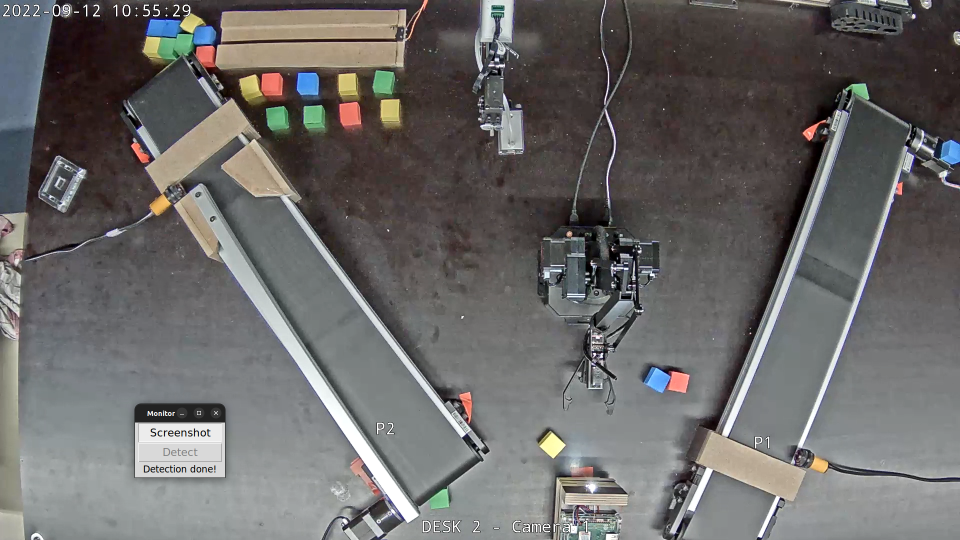
#> input picture pic.png, 1920 x 1080 px, found by its file name (shown at 1/2 size)
$ python main_linux.py
#> lines starting #> are read from the running program, lines starting #| are printed output that depends on the picture; after the words box and inside, x2 and y2 are one past the last pixel; in counts of white or black regions, pixels touching at a corner belong together
#> further down, frame is the input picture: shape (1080, 1920, 3); mean B, G, R 103.8, 104.8, 106.4
### src/inQuadrilateralArea.py

# judge whether the testPoint falls in a quadrilateral area
def inQuadrilateralArea(LBPoint, LTPoint, RTPoint, RBPoint, testPoint):
    a = (LTPoint[0]-LBPoint[0])*(testPoint[1]-LBPoint[1])-(LTPoint[1]-LBPoint[1])*(testPoint[0]-LBPoint[0])
    b = (RTPoint[0]-LTPoint[0])*(testPoint[1]-LTPoint[1])-(RTPoint[1]-LTPoint[1])*(testPoint[0]-LTPoint[0])
    c = (RBPoint[0]-RTPoint[0])*(testPoint[1]-RTPoint[1])-(RBPoint[1]-RTPoint[1])*(testPoint[0]-RTPoint[0])
    d = (LBPoint[0]-RBPoint[0])*(testPoint[1]-RBPoint[1])-(LBPoint[1]-RBPoint[1])*(testPoint[0]-RBPoint[0])
    in_area = (a>0 and b>0 and c>0 and d>0) or (a<0 and b<0 and c<0 and d<0)
    if in_area:
        return True
    else:
        return False

### src/cubeCorrection.py
import points as pts
from inQuadrilateralArea import inQuadrilateralArea

# judge whether the cubes falls on the close upper of the left track.
def isAtUpperLeft(testPoint):

    in_area = inQuadrilateralArea(pts.left_track_upper_LBPoint,
                                pts.left_track_upper_LTPoint,
                                pts.left_track_upper_RTPoint,
                                pts.left_track_upper_RBPoint,
                                testPoint)
    if in_area:
        return True
    else:
        return False

# judge whether the cubes falls on the close upper of the right track.
def isAtUpperRight(testPoint):

    in_area = inQuadrilateralArea(pts.right_track_upper_LBPoint,
                                pts.right_track_upper_LTPoint,
                                pts.right_track_upper_RTPoint,
                                pts.right_track_upper_RBPoint,
                                testPoint)
    if in_area:
        return True
    else:
        return False


# slight correct the location information of cubes
def correct_location(testPoint):
    if isAtUpperLeft(testPoint):
        testPoint[0] = int(testPoint[0] + 0.003*(testPoint[0]-pts.camera_center[0]))
        testPoint[1] = int(testPoint[1] - 0.003*(testPoint[1]-pts.camera_center[1]))
    elif isAtUpperRight(testPoint):
        testPoint[0] = int(testPoint[0] - 0.003*(testPoint[0]-pts.camera_center[0]))
        testPoint[1] = int(testPoint[1] - 0.003*(testPoint[1]-pts.camera_center[1]))
    else:
        testPoint[0] = int(testPoint[0] + 0.012*(testPoint[0]-pts.camera_center[0]))
        testPoint[1] = int(testPoint[1] + 0.009*(testPoint[1]-pts.camera_center[1]))
    return testPoint

### src/main_linux.py
# from pickle import TRUE
# from re import X

from time import time
import numpy as np
from json import JSONEncoder
import json
import os
import Points as pts
import cubeCorrection as cube_correction

# from PIL import ImageGrab
# import pyscreenshot as ImageGrab
# import sys
import time
import cv2

pic_grab_path = "./pic.png"
pic_undistorted_path = "./img_undistorted.png"
pic_detected_path = "./image_detection.png"
keyboard_flag = 0

# define the height of the desk (LOW) and the track (HIGH)
LOW = 25
HIGH = 105

# define the maximum range of arms
MAX_RANGE_OF_FIXED_ARM = 512
MAX_RANGE_OF_MOVING_ARM = 512

# define two lists to store cubes assigned to two arms, respectively.
cubes_assigned_to_fixed_arm = []
cubes_assigned_to_moving_arm = []

# JSON encoder
class NumpyArrayEncoder(JSONEncoder):
    def default(self, obj):
        if isinstance(obj, np.ndarray):
            return obj.tolist()
        return JSONEncoder.default(self, obj)

def convert_pix_to_mm(number, arm):
    converting_coefficient = 25/39
    return int((number-arm)*converting_coefficient)

# assign cubes to the closest arm
def assign_arm(point_array):
    for point in point_array:
        distance_to_the_fixed_arm = (point[0]-pts.fixed_arm_x)*(point[0]-pts.fixed_arm_x) + (point[1]-pts.fixed_arm_y)*(point[1]-pts.fixed_arm_y)
        distance_to_the_moving_arm = (point[0]-pts.moving_arm_x)*(point[0]-pts.moving_arm_x) + (point[1]-pts.moving_arm_y)*(point[1]-pts.moving_arm_y)
        if distance_to_the_fixed_arm > MAX_RANGE_OF_FIXED_ARM*MAX_RANGE_OF_FIXED_ARM and distance_to_the_moving_arm > MAX_RANGE_OF_MOVING_ARM*MAX_RANGE_OF_MOVING_ARM:
            continue
        elif distance_to_the_fixed_arm < distance_to_the_moving_arm:
            cubes_assigned_to_fixed_arm.append([convert_pix_to_mm(point[0],pts.fixed_arm_x),convert_pix_to_mm(point[1],pts.fixed_arm_y),point[2]])
        else:
            cubes_assigned_to_moving_arm.append([convert_pix_to_mm(point[0],pts.moving_arm_x),convert_pix_to_mm(point[1],pts.moving_arm_y),point[2]])
    print(cubes_assigned_to_fixed_arm)
    print(cubes_assigned_to_moving_arm)

    # Serialization
    numpyData = {"cubes_assigned_to_fixed_arm": convert_array(cubes_assigned_to_fixed_arm), "cubes_assigned_to_moving_arm": convert_array(cubes_assigned_to_moving_arm)}
    with open("numpyData.json", "w") as write_file:
        json.dump(numpyData, write_file, cls=NumpyArrayEncoder, indent=2)


# judge whether a point is in or out of the track
def isOnTrack(testPoint):#testPoint为待测点[x,y]

    # define area 1 as the left track (pink)
    LBPoint_1 = [pts.corner_left_4_x, pts.corner_left_4_y]
    LTPoint_1 = [pts.corner_left_1_x, pts.corner_left_1_y]
    RTPoint_1 = [pts.corner_left_2_x, pts.corner_left_2_y]
    RBPoint_1 = [pts.corner_left_3_x, pts.corner_left_3_y]
    a = (LTPoint_1[0]-LBPoint_1[0])*(testPoint[1]-LBPoint_1[1])-(LTPoint_1[1]-LBPoint_1[1])*(testPoint[0]-LBPoint_1[0])
    b = (RTPoint_1[0]-LTPoint_1[0])*(testPoint[1]-LTPoint_1[1])-(RTPoint_1[1]-LTPoint_1[1])*(testPoint[0]-LTPoint_1[0])
    c = (RBPoint_1[0]-RTPoint_1[0])*(testPoint[1]-RTPoint_1[1])-(RBPoint_1[1]-RTPoint_1[1])*(testPoint[0]-RTPoint_1[0])
    d = (LBPoint_1[0]-RBPoint_1[0])*(testPoint[1]-RBPoint_1[1])-(LBPoint_1[1]-RBPoint_1[1])*(testPoint[0]-RBPoint_1[0])
    in_area_1 = (a>0 and b>0 and c>0 and d>0) or (a<0 and b<0 and c<0 and d<0)

    # define area 2 as the right track (pink)
    LBPoint_2 = [pts.corner_right_4_x, pts.corner_right_4_y]
    LTPoint_2 = [pts.corner_right_1_x, pts.corner_right_1_y]
    RTPoint_2 = [pts.corner_right_2_x, pts.corner_right_2_y]
    RBPoint_2 = [pts.corner_right_3_x, pts.corner_right_3_y]
    a = (LTPoint_2[0]-LBPoint_2[0])*(testPoint[1]-LBPoint_2[1])-(LTPoint_2[1]-LBPoint_2[1])*(testPoint[0]-LBPoint_2[0])
    b = (RTPoint_2[0]-LTPoint_2[0])*(testPoint[1]-LTPoint_2[1])-(RTPoint_2[1]-LTPoint_2[1])*(testPoint[0]-LTPoint_2[0])
    c = (RBPoint_2[0]-RTPoint_2[0])*(testPoint[1]-RTPoint_2[1])-(RBPoint_2[1]-RTPoint_2[1])*(testPoint[0]-RTPoint_2[0])
    d = (LBPoint_2[0]-RBPoint_2[0])*(testPoint[1]-RBPoint_2[1])-(LBPoint_2[1]-RBPoint_2[1])*(testPoint[0]-RBPoint_2[0])
    in_area_2 = (a>0 and b>0 and c>0 and d>0) or (a<0 and b<0 and c<0 and d<0)

    if in_area_1 or in_area_2: # if the point falls in either the left track or the right track, return True.
        return True
    else: # else, return False.
        return False

# [19 lines of commented-out code are left out]
def undistort(frame):
    fx = 1688.6581
    fy = 1688.8659
    cx = 998.322
    cy = 500
    k1, k2, p1, p2, k3 = -0.3338, 0.1463, 0.0, 0.0, 0.0

    # 相机坐标系到像素坐标系的转换矩阵
    k = np.array([
        [fx, 0, cx],
        [0, fy, cy],
        [0, 0, 1]
    ])
    # 畸变系数
    d = np.array([
        k1, k2, p1, p2, k3
    ])
    h, w = frame.shape[:2]
    mapx, mapy = cv2.initUndistortRectifyMap(k, d, None, k, (w, h), 5)
    return cv2.remap(frame, mapx, mapy, cv2.INTER_LINEAR)
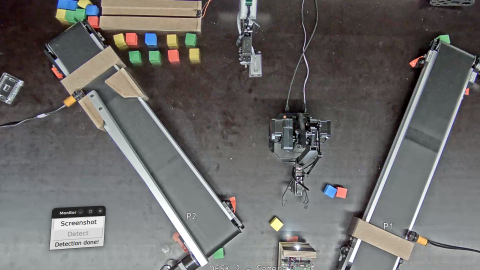
#> returned value: shape (1080, 1920, 3) (shown at 1/4 size); mean of channels 0, 1, 2 103, 104.3, 106.3; drawn as B, G, R

def draw_points(image, x, y):
    image = cv2.line(image,(x+3,y),(x-3,y),(255, 255, 255),10)
    image = cv2.line(image,(x,y+3),(x,y-3),(255, 255, 255),10)

def convert_array(point_list):
    points = np.array(point_list)
    points = points.reshape(-1,3)
    points = points[np.lexsort(points[:,:-1:].T)] # sort according to the column location
    return points


def detect():

    font = cv2.FONT_HERSHEY_SIMPLEX

    # hsv
    lower_red = np.array([0, 100, 150])       # define lower bound of "red"
    higher_red = np.array([10, 255, 255])    # define higher bound of "red"
    lower_yellow = np.array([22, 80, 150])   # define lower bound of "yellow"
    higher_yellow = np.array([33, 130, 255])  # define higher bound of "yellow"
    lower_blue = np.array([90,80,150])       # define lower bound of "blue"
    higher_blue = np.array([140,240,255])    # define higher bound of "blue"
    lower_green = np.array([35,43,150])      # define lower bound of "green"
    higher_green = np.array([77,255,255])   # define higher bound of "green"


    point_list = [] # global point list
    yellow_point_list = [] # yellow point list
    red_point_list = [] # red point list
    blue_point_list = [] # blue point list
    green_point_list = [] # green point list


    image = cv2.imread(pic_undistorted_path)

    image = cv2.resize(image, dsize=(1920, 1080)) # set the window in a fixed size (1920, 1080).

    img_hsv = cv2.cvtColor(image, cv2.COLOR_BGR2HSV)
#> img_hsv: shape (1080, 1920, 3); mean H, S, V 66.7, 30.5, 110.4
    img_erode = cv2.erode(img_hsv, None, iterations=2)
#> img_erode: shape (1080, 1920, 3); mean H, S, V 54, 24.3, 100.7

    mask_red = cv2.inRange(img_erode, lower_red, higher_red)  # 可以认为是过滤出红色部分，获得红色的掩膜
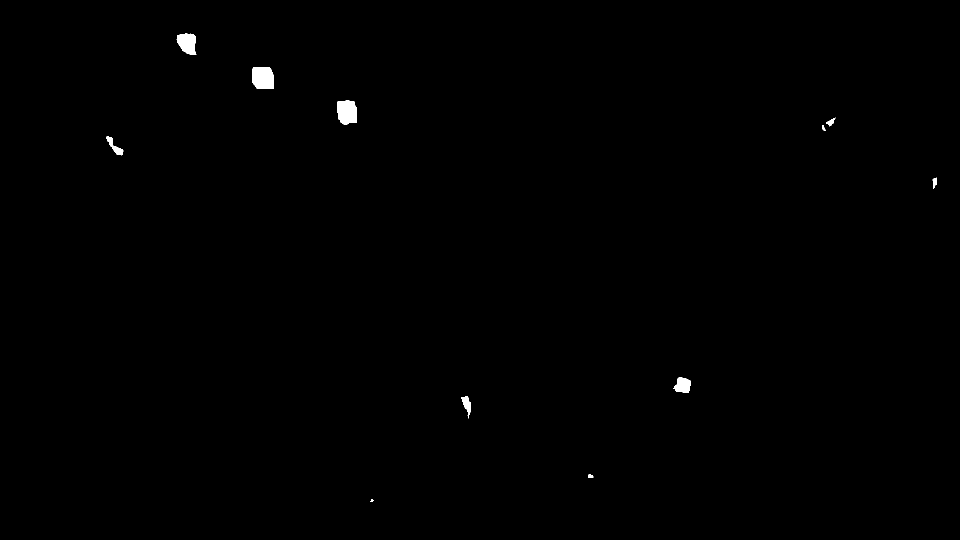
#> mask_red: shape (1080, 1920) (shown at 1/2 size); 0.32% white; 11 white regions, largest, box (x1, y1, x2, y2) and area: (505, 134, 547, 178) 1713, (674, 201, 714, 249) 1623, (353, 67, 393, 110) 1234
    mask_red = cv2.medianBlur(mask_red, 7)
#> mask_red: shape (1080, 1920); 0.31% white; 10 white regions, largest, box (x1, y1, x2, y2) and area: (505, 134, 547, 178) 1698, (674, 201, 714, 249) 1606, (354, 68, 392, 110) 1214
    mask_yellow = cv2.inRange(img_erode, lower_yellow, higher_yellow)
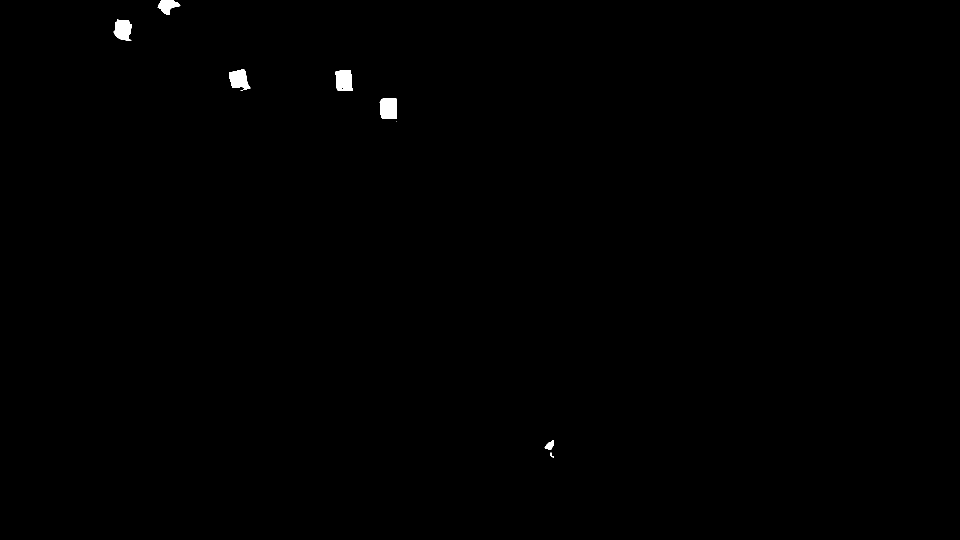
#> mask_yellow: shape (1080, 1920) (shown at 1/2 size); 0.28% white; 9 white regions (2 under 20 px), largest, box (x1, y1, x2, y2) and area: (759, 196, 794, 238) 1296, (670, 141, 706, 182) 1248, (458, 138, 501, 181) 1187
    mask_yellow = cv2.medianBlur(mask_yellow, 7)
#> mask_yellow: shape (1080, 1920); 0.28% white; 6 white regions, box (x1, y1, x2, y2) and area: (760, 197, 794, 238) 1277, (671, 141, 705, 182) 1239, (458, 138, 500, 179) 1166, (228, 40, 263, 81) 1145, (316, 0, 359, 29) 768, (1090, 882, 1108, 899) 193
    mask_blue = cv2.inRange(img_erode, lower_blue, higher_blue)
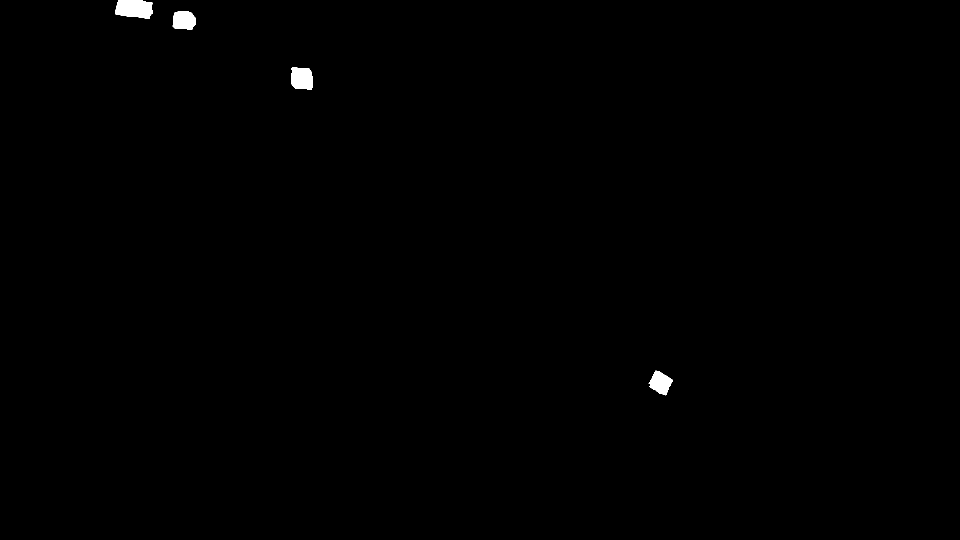
#> mask_blue: shape (1080, 1920) (shown at 1/2 size); 0.33% white; 4 white regions, box (x1, y1, x2, y2) and area: (231, 0, 306, 38) 2316, (582, 135, 625, 179) 1710, (345, 23, 392, 59) 1448, (1297, 741, 1345, 791) 1439
    mask_blue = cv2.medianBlur(mask_blue, 7)
#> mask_blue: shape (1080, 1920); 0.33% white; 4 white regions, box (x1, y1, x2, y2) and area: (231, 0, 305, 37) 2304, (582, 135, 625, 179) 1695, (346, 23, 392, 59) 1433, (1299, 742, 1345, 790) 1423
    mask_green = cv2.inRange(img_erode, lower_green, higher_green)
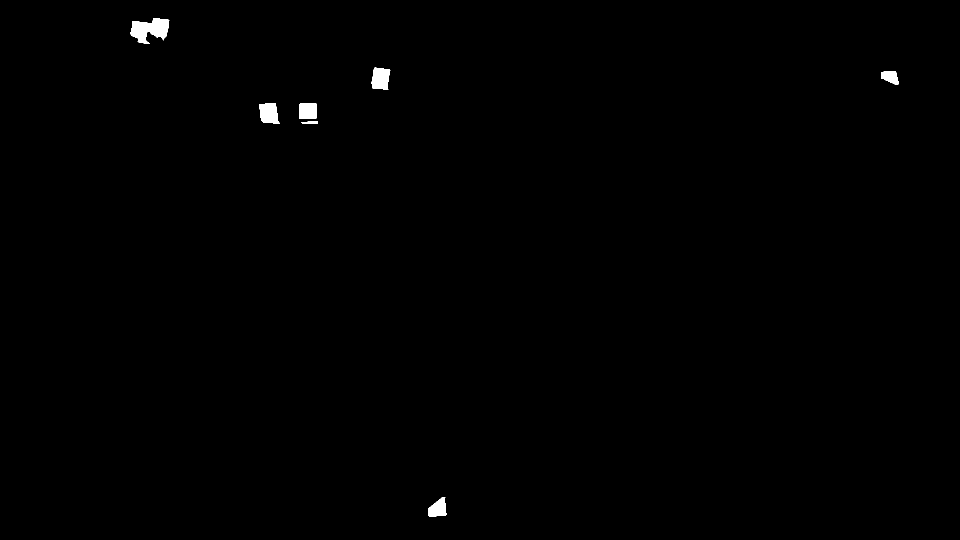
#> mask_green: shape (1080, 1920) (shown at 1/2 size); 0.39% white; 7 white regions, largest, box (x1, y1, x2, y2) and area: (261, 36, 339, 88) 2509, (743, 135, 781, 180) 1331, (518, 206, 560, 247) 1313
    mask_green = cv2.medianBlur(mask_green, 7)
#> mask_green: shape (1080, 1920); 0.38% white; 7 white regions

    cnts1, hierarchy1 = cv2.findContours(mask_red, cv2.RETR_EXTERNAL, cv2.CHAIN_APPROX_SIMPLE)  # 轮廓检测 #红色
#> cnts1 = 10 contours; largest, box (x1, y1, x2, y2) and area: (505, 134, 547, 178) 1624, (674, 201, 714, 249) 1535, (354, 68, 392, 110) 1150, (1348, 755, 1381, 786) 718, (213, 273, 246, 310) 380
    cnts2, hierarchy2 = cv2.findContours(mask_blue, cv2.RETR_EXTERNAL, cv2.CHAIN_APPROX_SIMPLE)
#> cnts2 = 4 contours; box (x1, y1, x2, y2) and area: (231, 0, 305, 37) 2209, (582, 135, 625, 179) 1622, (346, 23, 392, 59) 1368, (1299, 742, 1345, 790) 1360
    cnts3, hierarchy3 = cv2.findContours(mask_yellow, cv2.RETR_EXTERNAL, cv2.CHAIN_APPROX_SIMPLE)
#> cnts3 = 6 contours; box (x1, y1, x2, y2) and area: (760, 197, 794, 238) 1211, (671, 141, 705, 182) 1174, (458, 138, 500, 179) 1101, (228, 40, 263, 81) 1085, (316, 0, 359, 29) 716, (1090, 882, 1108, 899) 170
    cnts4, hierarchy4 = cv2.findContours(mask_green, cv2.RETR_EXTERNAL, cv2.CHAIN_APPROX_SIMPLE)
#> cnts4 = 7 contours; box (x1, y1, x2, y2) and area: (261, 37, 338, 87) 2368, (743, 135, 780, 180) 1246, (519, 206, 558, 247) 1228, (599, 206, 633, 238) 985, (856, 995, 893, 1034) 928, (1762, 142, 1797, 170) 614, (607, 243, 633, 248) 76

    image = image.copy()

    for cnt in cnts1:#red                               b g r
        (x, y, w, h) = cv2.boundingRect(cnt)  # 该函数返回矩阵四个点
        rect = cv2.minAreaRect(cnt) # 得到最小外接矩形的（中心(x,y), (宽,高), 旋转角度）
        area = cv2.contourArea(cnt)#获得blob的面积
        if (area < 100):#小于2000就跳过
            continue
        box = cv2.boxPoints(rect) #  获取最小外接矩形的4个顶点坐标
        box = np.int0(box)#取整
        cx = int(rect[0][0])#获取中心点x坐标
        cy = int(rect[0][1])
        [cx,cy] = cube_correction.correct_location([cx,cy])
        point_list.append(cx)
        point_list.append(cy)
        if(isOnTrack([cx,cy])):
            point_list.append(HIGH)
        else:
            point_list.append(LOW)
        red_point_list.append(cx)
        red_point_list.append(cy)
        if(isOnTrack([cx,cy])):
            red_point_list.append(HIGH)
        else:
            red_point_list.append(LOW)
        # print(rect[2])#打印旋转角度
        # image = cv2.drawContours(image, [box], 0, (0, 0, 255), 3)#画旋转方框

        #image = cv2.circle(image,(cx,cy),4,(0, 0, 255),3)
        image = cv2.line(image,(cx+2,cy),(cx-2,cy),(0, 0, 255),2)
        image = cv2.line(image,(cx,cy+2),(cx,cy-2),(0, 0, 255),2)
        # cv2.rectangle(image, (x, y), (x + w, y + h), (0, 0, 255), 2)  # 将检测到的颜色框起来
        cv2.putText(image, 'red', (x, y - 5), font, 0.7, (0, 0, 255), 2)
#> this loop made 10 passes
#> (x, y, w, h, rect, area, box, cx) on passes 2, 3, 5: (923, 793, 18, 35, ((934.3, 809.8), (13.37, 35.47), -21.8), 330.5, [[934, 828], [921, 795], [933, 790], [947, 823]], 934), (1348, 755, 33, 31, ((1364.4, 769.6), (28.62, 30.77), -79.7), 718, [[1377, 786], [1346, 780], [1351, 752], [1382, 758]], 1369), (213, 273, 33, 37, ((228.2, 291.8), (13.84, 45.4), -42.4), 380.5, [[238, 313], [207, 279], [217, 270], [248, 303]], 220)
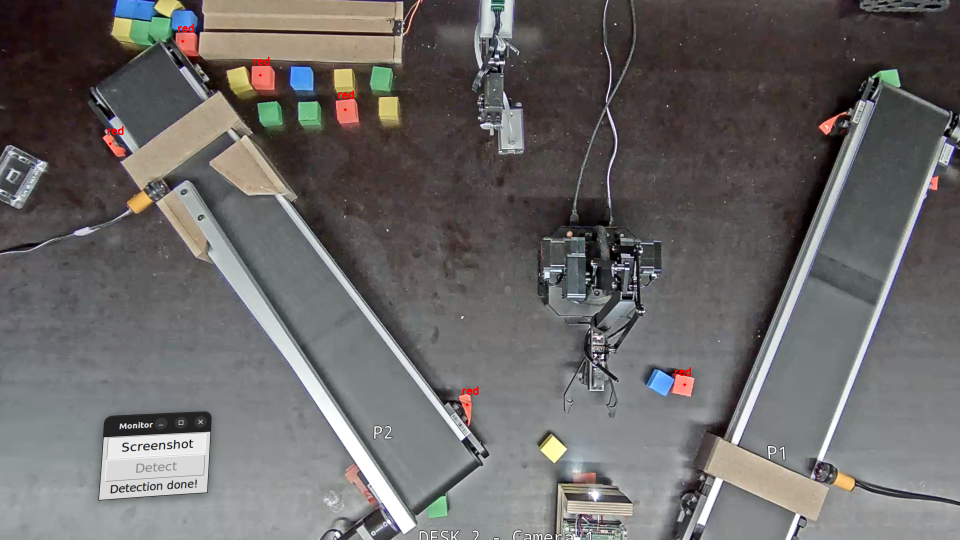
#> image: shape (1080, 1920, 3) (shown at 1/2 size); mean B, G, R 102.9, 104.2, 106.4
#> after the loop, point_list = [934, 809, 25, 1369, 769, 25, 220, 287, 25, 690, 219, 25, 520, 150, 25, 365, 82, 25]; red_point_list has the same summary as point_list

    for cnt in cnts2:#blue
        (x, y, w, h) = cv2.boundingRect(cnt)  # 该函数返回矩阵四个点
        rect = cv2.minAreaRect(cnt) # 得到最小外接矩形的（中心(x,y), (宽,高), 旋转角度）
        area = cv2.contourArea(cnt)#获得blob的面积
        if (area < 100):#小于200就跳过
            continue
        box = cv2.boxPoints(rect) #  获取最小外接矩形的4个顶点坐标
        box = np.int0(box) #取整
        cx = int(rect[0][0]) #获取中心点x坐标
        cy = int(rect[0][1])
        [cx,cy] = cube_correction.correct_location([cx,cy])
        point_list.append(cx)
        point_list.append(cy)
        if(isOnTrack([cx,cy])):
            point_list.append(HIGH)
        else:
            point_list.append(LOW)
        blue_point_list.append(cx)
        blue_point_list.append(cy)
        if(isOnTrack([cx,cy])):
            blue_point_list.append(HIGH)
        else:
            blue_point_list.append(LOW)
        # print(rect[2]) #打印旋转角度
        # image = cv2.drawContours(image, [box], 0, (255, 0, 0), 3) #画旋转方框

        #image = cv2.circle(image,(cx,cy),4,(0, 0, 255),3)
        image = cv2.line(image,(cx+2,cy),(cx-2,cy),(255, 0, 0),2)
        image = cv2.line(image,(cx,cy+2),(cx,cy-2),(255, 0, 0),2)
        # cv2.rectangle(image, (x, y), (x + w, y + h), (0, 0, 255), 2)  # 将检测到的颜色框起来
        cv2.putText(image, 'blue', (x, y - 5), font, 0.7, (255, 0, 0), 2)
#> this loop made 4 passes
#> (x, y, w, h, rect, area, box, cx) on passes 1 to 3: (1299, 742, 46, 48, ((1321, 765.5), (38.46, 40.7), -63.43), 1360, [[1330, 791], [1294, 773], [1311, 739], [1347, 757]], 1326), (582, 135, 43, 44, ((603, 156.5), (43, 42), -90), 1622, [[624, 178], [582, 178], [582, 135], [624, 135]], 599), (346, 23, 46, 36, ((368.5, 40.5), (35, 45), -90), 1368, [[391, 58], [346, 58], [346, 23], [391, 23]], 361)
#> (the rest of the program and of its run is left out)
